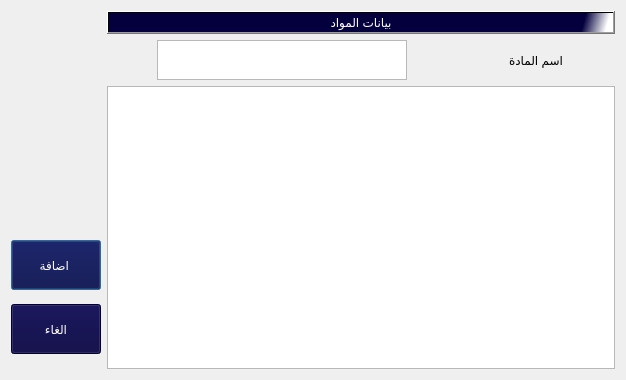
<?xml version="1.0" encoding="UTF-8"?>
<ui version="4.0">
 <class>Dialog</class>
 <widget class="QDialog" name="Dialog">
  <property name="geometry">
   <rect>
    <x>0</x>
    <y>0</y>
    <width>626</width>
    <height>380</height>
   </rect>
  </property>
  <property name="windowTitle">
   <string>Dialog</string>
  </property>
  <layout class="QGridLayout" name="gridLayout_2">
   <item row="0" column="0">
    <layout class="QHBoxLayout" name="horizontalLayout_2" stretch="15,85">
     <property name="leftMargin">
      <number>0</number>
     </property>
     <property name="topMargin">
      <number>0</number>
     </property>
     <item>
      <layout class="QVBoxLayout" name="verticalLayout">
       <property name="spacing">
        <number>0</number>
       </property>
       <property name="leftMargin">
        <number>0</number>
       </property>
       <property name="topMargin">
        <number>215</number>
       </property>
       <property name="rightMargin">
        <number>0</number>
       </property>
       <property name="bottomMargin">
        <number>0</number>
       </property>
       <item>
        <widget class="QPushButton" name="pushButton">
         <property name="maximumSize">
          <size>
           <width>130</width>
           <height>50</height>
          </size>
         </property>
         <property name="styleSheet">
          <string notr="true">background-color:rgb(4, 0, 62);
color:rgb(255, 255, 255);
font: 15pt &quot;PT Bold Heading&quot;;</string>
         </property>
         <property name="text">
          <string>اضافة </string>
         </property>
        </widget>
       </item>
       <item>
        <widget class="QPushButton" name="pushButton_2">
         <property name="maximumSize">
          <size>
           <width>130</width>
           <height>50</height>
          </size>
         </property>
         <property name="styleSheet">
          <string notr="true">background-color:rgb(4, 0, 62);
color:rgb(255, 255, 255);
font: 15pt &quot;PT Bold Heading&quot;;</string>
         </property>
         <property name="text">
          <string>الغاء</string>
         </property>
        </widget>
       </item>
      </layout>
     </item>
     <item>
      <layout class="QVBoxLayout" name="verticalLayout_2" stretch="0,0,20">
       <item>
        <widget class="QPushButton" name="pushButton_3">
         <property name="styleSheet">
          <string notr="true">background-color:rgb(223, 221, 220);
color:rgb(0, 0, 0);

font: 18pt &quot;Mohammad Annoktah&quot;;
background-color:qlineargradient(spread:pad, x1:0.506975, y1:0.432, x2:0.99, y2:0.437227, stop:0.900498 rgba(4, 0, 62, 255), stop:1 rgba(255, 255, 255, 255));
color:rgb(255, 255, 255);
font: 15pt &quot;PT Bold Heading&quot;;
</string>
         </property>
         <property name="text">
          <string>بيانات المواد</string>
         </property>
        </widget>
       </item>
       <item>
        <layout class="QHBoxLayout" name="horizontalLayout">
         <item>
          <widget class="QTextEdit" name="textEdit">
           <property name="maximumSize">
            <size>
             <width>250</width>
             <height>40</height>
            </size>
           </property>
          </widget>
         </item>
         <item>
          <widget class="QLabel" name="label">
           <property name="maximumSize">
            <size>
             <width>100</width>
             <height>40</height>
            </size>
           </property>
           <property name="text">
            <string>اسم المادة</string>
           </property>
          </widget>
         </item>
        </layout>
       </item>
       <item>
        <layout class="QGridLayout" name="gridLayout">
         <item row="0" column="0">
          <widget class="QListView" name="listView"/>
         </item>
        </layout>
       </item>
      </layout>
     </item>
    </layout>
   </item>
  </layout>
 </widget>
 <resources/>
 <connections/>
</ui>
